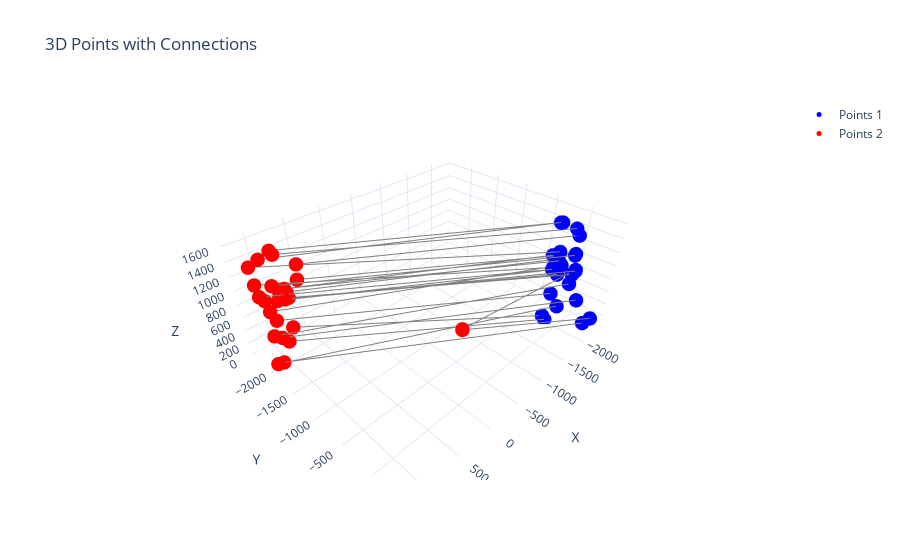

The code cell stored with this chart in its notebook:
### Code cell
plot_3d_points_and_connections(source_pc, target_pc, G)

### Figure 1 — Plotly figure (JSON) as saved in the notebook; plotly's stock layout.template omitted (floating-point values rounded to 4 significant figures)
{"data": [{"marker": {"color": "blue", "size": 5}, "mode": "markers", "name": "Points 1", "type": "scatter3d", "x": [-1891.0, -2050.0, -2048.0, -2004.0, -1896.0, -1827.0, -1860.0, -1839.0, -1821.0, -2140.0, -2301.0, -2273.0, -2109.0, -2085.0, -1925.0, -1985.0, -2093.0, -1913.0, -2048.0, -2014.0, -1978.0, -2018.0, -2226.0, -2240.0, -2201.0, -2213.0], "y": [-122.5, -180.7, 20.41, -123.3, -59.23, 169.1, 198.1, -22.5, -93.39, -139.5, -48.19, -32.94, -213.5, -259.5, -74.27, 103.8, 91.95, -132.0, -175.0, -34.39, -161.3, -229.5, -21.98, 121.7, 384.5, 290.9], "z": [1593.0, 1516.0, 1505.0, 1135.0, 1074.0, 1281.0, 1055.0, 913.3, 965.6, 867.0, 1288.0, 1029.0, 939.1, 992.6, 930.7, 902.5, 918.5, 937.1, 430.6, 304.5, 19.88, 29.1, 578.9, 370.3, 221.6, 79.5]}, {"marker": {"color": "red", "size": 5}, "mode": "markers", "name": "Points 2", "type": "scatter3d", "x": [985.3, 1104.0, 921.9, 1028.0, 921.9, 692.1, 691.5, 891.1, 955.7, 1105.0, 1123.0, 1118.0, 1176.0, 0, 0, 832.2, 890.6, 1016.0, 1118.0, 1005.0, 1097.0, 1176.0, 1008.0, 934.0, 712.0, 842.9], "y": [-1846.0, -1966.0, -2065.0, -1960.0, -1892.0, -1953.0, -2008.0, -1893.0, -1845.0, -2069.0, -2252.0, -2228.0, -2009.0, 0, 0, -2054.0, -2141.0, -1909.0, -2015.0, -2070.0, -1973.0, -1969.0, -2244.0, -2292.0, -2362.0, -2281.0], "z": [1629.0, 1566.0, 1560.0, 1188.0, 1132.0, 1332.0, 1093.0, 989.8, 1026.0, 963.2, 1346.0, 1112.0, 1086.0, 1113.0, 1105.0, 959.1, 981.0, 1004.0, 467.5, 339.0, 46.94, 75.12, 652.7, 445.5, 162.4, 43.59]}, {"line": {"color": "gray", "width": 2}, "mode": "lines", "showlegend": false, "type": "scatter3d", "x": [-1891.0, 1104.0], "y": [-122.5, -1966.0], "z": [1593.0, 1566.0]}, {"line": {"color": "gray", "width": 2}, "mode": "lines", "showlegend": false, "type": "scatter3d", "x": [-2050.0, 921.9], "y": [-180.7, -2065.0], "z": [1516.0, 1560.0]}, {"line": {"color": "gray", "width": 2}, "mode": "lines", "showlegend": false, "type": "scatter3d", "x": [-2048.0, 985.3], "y": [20.41, -1846.0], "z": [1505.0, 1629.0]}, {"line": {"color": "gray", "width": 2}, "mode": "lines", "showlegend": false, "type": "scatter3d", "x": [-2004.0, 1123.0], "y": [-123.3, -2252.0], "z": [1135.0, 1346.0]}, {"line": {"color": "gray", "width": 2}, "mode": "lines", "showlegend": false, "type": "scatter3d", "x": [-1896.0, 921.9], "y": [-59.23, -1892.0], "z": [1074.0, 1132.0]}, {"line": {"color": "gray", "width": 2}, "mode": "lines", "showlegend": false, "type": "scatter3d", "x": [-1827.0, 1028.0], "y": [169.1, -1960.0], "z": [1281.0, 1188.0]}, {"line": {"color": "gray", "width": 2}, "mode": "lines", "showlegend": false, "type": "scatter3d", "x": [-1860.0, 955.7], "y": [198.1, -1845.0], "z": [1055.0, 1026.0]}, {"line": {"color": "gray", "width": 2}, "mode": "lines", "showlegend": false, "type": "scatter3d", "x": [-1839.0, 1105.0], "y": [-22.5, -2069.0], "z": [913.3, 963.2]}, {"line": {"color": "gray", "width": 2}, "mode": "lines", "showlegend": false, "type": "scatter3d", "x": [-1821.0, 1176.0], "y": [-93.39, -2009.0], "z": [965.6, 1086.0]}, {"line": {"color": "gray", "width": 2}, "mode": "lines", "showlegend": false, "type": "scatter3d", "x": [-2140.0, 1008.0], "y": [-139.5, -2244.0], "z": [867.0, 652.7]}, {"line": {"color": "gray", "width": 2}, "mode": "lines", "showlegend": false, "type": "scatter3d", "x": [-2301.0, 692.1], "y": [-48.19, -1953.0], "z": [1288.0, 1332.0]}, {"line": {"color": "gray", "width": 2}, "mode": "lines", "showlegend": false, "type": "scatter3d", "x": [-2273.0, 691.5], "y": [-32.94, -2008.0], "z": [1029.0, 1093.0]}, {"line": {"color": "gray", "width": 2}, "mode": "lines", "showlegend": false, "type": "scatter3d", "x": [-2109.0, 832.2], "y": [-213.5, -2054.0], "z": [939.1, 959.1]}, {"line": {"color": "gray", "width": 2}, "mode": "lines", "showlegend": false, "type": "scatter3d", "x": [-2085.0, 890.6], "y": [-259.5, -2141.0], "z": [992.6, 981.0]}, {"line": {"color": "gray", "width": 2}, "mode": "lines", "showlegend": false, "type": "scatter3d", "x": [-1925.0, 1016.0], "y": [-74.27, -1909.0], "z": [930.7, 1004.0]}, {"line": {"color": "gray", "width": 2}, "mode": "lines", "showlegend": false, "type": "scatter3d", "x": [-1985.0, 891.1], "y": [103.8, -1893.0], "z": [902.5, 989.8]}, {"line": {"color": "gray", "width": 2}, "mode": "lines", "showlegend": false, "type": "scatter3d", "x": [-2093.0, 0], "y": [91.95, 0], "z": [918.5, 1113.0]}, {"line": {"color": "gray", "width": 2}, "mode": "lines", "showlegend": false, "type": "scatter3d", "x": [-1913.0, 1118.0], "y": [-132.0, -2228.0], "z": [937.1, 1112.0]}, {"line": {"color": "gray", "width": 2}, "mode": "lines", "showlegend": false, "type": "scatter3d", "x": [-2048.0, 934.0], "y": [-175.0, -2292.0], "z": [430.6, 445.5]}, {"line": {"color": "gray", "width": 2}, "mode": "lines", "showlegend": false, "type": "scatter3d", "x": [-2014.0, 1176.0], "y": [-34.39, -1969.0], "z": [304.5, 75.12]}, {"line": {"color": "gray", "width": 2}, "mode": "lines", "showlegend": false, "type": "scatter3d", "x": [-1978.0, 842.9], "y": [-161.3, -2281.0], "z": [19.88, 43.59]}, {"line": {"color": "gray", "width": 2}, "mode": "lines", "showlegend": false, "type": "scatter3d", "x": [-2018.0, 712.0], "y": [-229.5, -2362.0], "z": [29.1, 162.4]}, {"line": {"color": "gray", "width": 2}, "mode": "lines", "showlegend": false, "type": "scatter3d", "x": [-2226.0, 1118.0], "y": [-21.98, -2015.0], "z": [578.9, 467.5]}, {"line": {"color": "gray", "width": 2}, "mode": "lines", "showlegend": false, "type": "scatter3d", "x": [-2240.0, 1005.0], "y": [121.7, -2070.0], "z": [370.3, 339.0]}, {"line": {"color": "gray", "width": 2}, "mode": "lines", "showlegend": false, "type": "scatter3d", "x": [-2201.0, 0], "y": [384.5, 0], "z": [221.6, 1105.0]}, {"line": {"color": "gray", "width": 2}, "mode": "lines", "showlegend": false, "type": "scatter3d", "x": [-2213.0, 1097.0], "y": [290.9, -1973.0], "z": [79.5, 46.94]}], "layout": {"scene": {"aspectmode": "data", "xaxis": {"title": {"text": "X"}}, "yaxis": {"title": {"text": "Y"}}, "zaxis": {"title": {"text": "Z"}}}, "title": {"text": "3D Points with Connections"}}}
